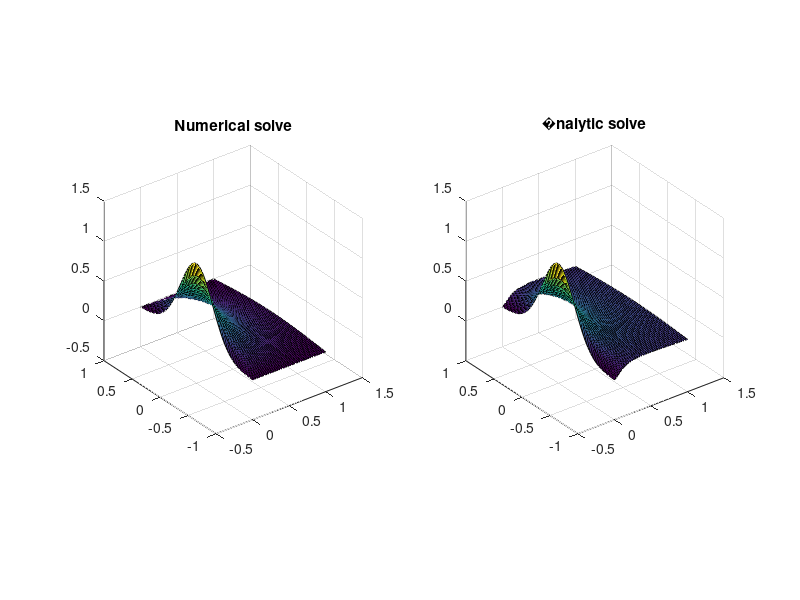

Write MATLAB code to recreate this figure.

clc;

cnt_exp = 6;

% left border fun
f = @(x)exp(-cnt_exp*x.^2);

% border
T = 1; % for time
a = 1; % for coordinate

% step for x and t
h = a/40;
tau = T/40;

% create grid
grid_x = -a : h : a;
grid_t = 0 : tau : T;

U = zeros(size(grid_x, 2), size(grid_t, 2));

% border condition for t = 0
U(:, 1) = f(grid_x);

% condition for x = -brd. left border
U(1, :) = 0; % or other function

%border condition for x = -brd
U(size(grid_x, 2), :) = 0; % or other fun

% solving the equation through each layer
base = zeros(size(U, 1) - 2);
free_vector = zeros(size(U, 1) - 2, 1);
base(1, 1) = -1 - 2*tau / h^2;
base(1, 2) = tau / h^2;

% for simplify
m = size(base, 1);
n = size(base, 2);

% creating 3-diag matrix for next layer, solving it and adding to U(., .)
for i = 2 : size(U, 2)
    temp = base;
    free_vector(1) = -U(2, i - 1) - U(1, i)*tau / h^2;
    for j = 3 : size(U, 1) - 2
        temp(j - 1, j - 1) = -1 - 2*tau / h^2;
        temp(j - 1, j) = tau / h^2;
        temp(j - 1,j - 2) = tau / h^2;
        free_vector(j - 1) = -U(j, i - 1);
    end
    % add tha last two values
    temp(m, n) = -1 - 2*tau / h^2;
    temp(m, n - 1) = tau/h^2;
    free_vector(size(free_vector, 1)) = -U(size(U, 1) - 1, i - 1) ...
        - tau / h^2* U (size(U, 1), i);
    % solving
    sol = inv(temp)*free_vector;
    U(2:size(U, 1) - 1, i) = sol;
end

subplot(1,2,1)
surf(grid_t, grid_x, U);
title('Numerical solve');
axis equal;
rotate3d on


u = @(x,t) exp(-6*x^2 / (24*t + 1)) / sqrt(24*t + 1);
U_an = zeros(length(grid_x),length(grid_t));
for i = 1:length(grid_x)
    for j = 1:length(grid_t)
        U_an(i, j) = u(grid_x(i), grid_t(j));
    end
end

subplot(1,2,2)
surf(grid_t, grid_x, U_an)
title('�nalytic solve');
axis equal;
rotate3d on

